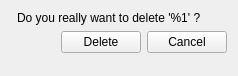
<?xml version="1.0" encoding="UTF-8"?>
<ui version="4.0">
 <class>configuration_delete_form</class>
 <widget class="QWidget" name="configuration_delete_form">
  <property name="windowModality">
   <enum>Qt::ApplicationModal</enum>
  </property>
  <property name="geometry">
   <rect>
    <x>0</x>
    <y>0</y>
    <width>238</width>
    <height>76</height>
   </rect>
  </property>
  <property name="windowTitle">
   <string>Delete configuration</string>
  </property>
  <property name="windowIcon">
   <iconset resource="../configurator.qrc">
    <normaloff>:/images/configuration.png</normaloff>:/images/configuration.png</iconset>
  </property>
  <layout class="QFormLayout" name="formLayout">
   <property name="fieldGrowthPolicy">
    <enum>QFormLayout::AllNonFixedFieldsGrow</enum>
   </property>
   <item row="2" column="1">
    <widget class="QLabel" name="label_2">
     <property name="text">
      <string>Do you really want to delete '%1' ?</string>
     </property>
     <property name="action" stdset="0">
      <string>ConfigurationRequest configuration {id={main.id}}</string>
     </property>
     <property name="answer" stdset="0">
      <string>Configuration configuration {id={?}; code {{?}}; name{{1}}; description{{?}}; comment{{?}}; category{id={?}; {?}}; recipe { id={?}; {?} }; picture { id={?}; thumbnail {?} } }
</string>
     </property>
    </widget>
   </item>
   <item row="3" column="1">
    <layout class="QHBoxLayout" name="horizontalLayout_2">
     <item>
      <spacer name="horizontalSpacer">
       <property name="orientation">
        <enum>Qt::Horizontal</enum>
       </property>
       <property name="sizeHint" stdset="0">
        <size>
         <width>40</width>
         <height>20</height>
        </size>
       </property>
      </spacer>
     </item>
     <item>
      <widget class="QPushButton" name="delete_2">
       <property name="text">
        <string>Delete</string>
       </property>
       <property name="action" stdset="0">
        <string>DeleteConfigurationRequest configuration {id={main.id}}</string>
       </property>
       <property name="datasignal:clicked" stdset="0">
        <string notr="true">configurations</string>
       </property>
       <property name="form" stdset="0">
        <string>_CLOSE_</string>
       </property>
      </widget>
     </item>
     <item>
      <widget class="QPushButton" name="cancel">
       <property name="text">
        <string>Cancel</string>
       </property>
       <property name="form" stdset="0">
        <string notr="true">_CLOSE_</string>
       </property>
      </widget>
     </item>
    </layout>
   </item>
  </layout>
 </widget>
 <tabstops>
  <tabstop>delete_2</tabstop>
  <tabstop>cancel</tabstop>
 </tabstops>
 <resources>
  <include location="../configurator.qrc"/>
  <include location="../configurator.qrc"/>
 </resources>
 <connections/>
</ui>
